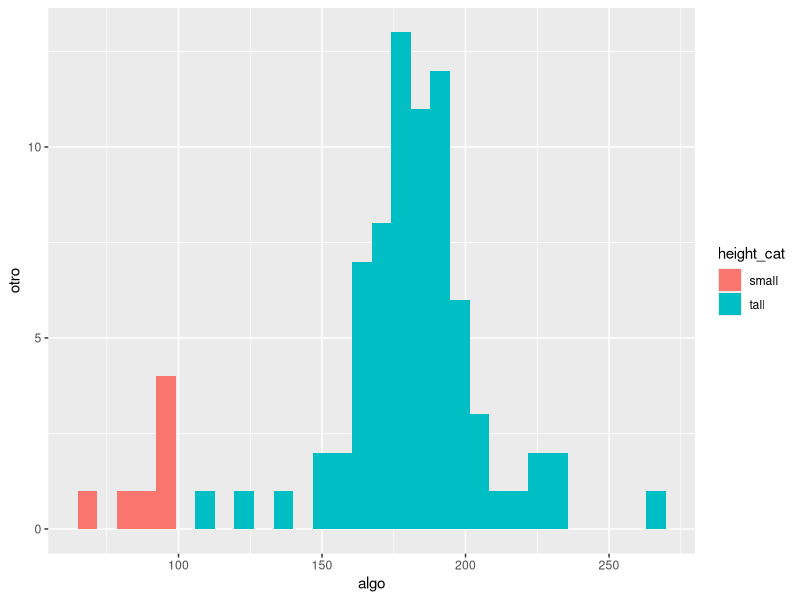

The R source for this figure:



install.packages('dplyr')
library('dplyr')


data("starwars")
head(starwars, 3)

starwars %>% 
  filter(species == "Droid")
 subset(starwars, species== "Droid")

starwars %>% 
  filter(skin_color == "light" ,
         eye_color == "brown" &
           hair_color == "black")

starwars %>% 
  arrange (height, mass)

starwars %>% 
  arrange(desc(height))

starwars %>% 
  slice(5:10)

starwars %>% 
  slice_head(n=8)

starwars %>% 
  select(hair_color, skin_color, eye_color) %>% 
  filter(skin_color == "white")


starwars %>% 
  select(hair_color:eye_color)

starwars %>% 
  select(!(height:gender))

starwars %>% 
  dplyr::rename(Character = name)

starwars %>% 
  select(!name & !skin_color)

starwars %>% 
  select(-name, -skin_color)

starwars%>% 
  select (1,2,species) %>% 
  filter(species== "Droid")

starwars %>% 
  select(contains('y'))


newstarwars <- starwars %>% mutate(height_m = height/100)
newstarwars %>% 
  select(height_m,height, everything())

starwars %>% 
  mutate(height_cat= ifelse(height>100, "tall", "small")) %>% 
  select(height, height_cat, everything())



#GGPLOT

library(ggplot2)

starwars %>% 
  mutate(height_cat= ifelse(height>100, "tall", "small")) %>% 
  ggplot(aes(x=height, fill=height_cat)) + 
  geom_histogram() +
  labs(x='algo', y='otro')

starwars %>% 
  summarise(height_cm= mean(height, na.rm=T),
            min= min(height, na.rm=T),
            max=max(height, na.rm=T),
            sd= sd(height, na.rm=T)
            )

starwars %>% 
  group_by(species) %>% 
  summarise(
    mean= mean(mass, na.rm=T),
    sd= sd(mass, na.rm=T)
  ) %>% 
  print(n=20)

starwars %>% 
  group_by(species) %>% 
  count(homeworld, sort=T)

starwars %>% sample_n(10, replace=T)
